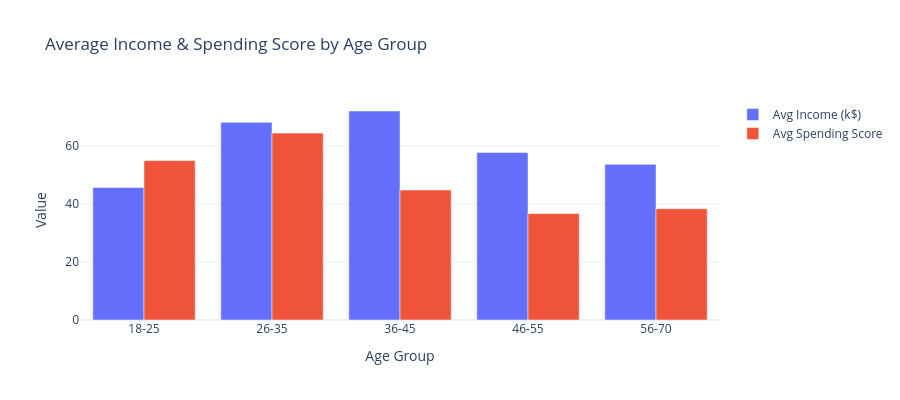

The code cell stored with this chart in its notebook:
### Markdown cell above
The five clusters are clearly visible. Notice that gender is fairly evenly distributed across all clusters. The segmentation is driven by income and spending behavior, not gender.

### 3.2.2 Grouped Bar Chart: Average Income & Spending by Age Group

Next we aggregate by age group to see how financial behavior varies across demographics. We compute the mean Income and mean Spending Score per age bin, then use a grouped bar chart to compare them side by side.

### Code cell
# Grouped Bar Chart: Average Income & Spending Score by Age Group
agg = df.groupby("AgeGroup", observed=True)[["Income", "SpendingScore"]].mean().reset_index()

fig_bar = go.Figure()
fig_bar.add_trace(go.Bar(
    x=agg["AgeGroup"], y=agg["Income"],
    name="Avg Income (k$)", marker_color="#636EFA"
))
fig_bar.add_trace(go.Bar(
    x=agg["AgeGroup"], y=agg["SpendingScore"],
    name="Avg Spending Score", marker_color="#EF553B"
))
fig_bar.update_layout(
    barmode="group",
    title="Average Income & Spending Score by Age Group",
    xaxis_title="Age Group",
    yaxis_title="Value",
    template="plotly_white",
    height=400,
)
fig_bar.show()

### Figure 1 — Plotly figure (JSON) as saved in the notebook; plotly's stock layout.template omitted (floating-point values rounded to 4 significant figures)
{"data": [{"marker": {"color": "#636EFA"}, "name": "Avg Income (k$)", "type": "bar", "x": ["18-25", "26-35", "36-45", "46-55", "56-70"], "y": [45.68, 68.15, 72.06, 57.73, 53.69]}, {"marker": {"color": "#EF553B"}, "name": "Avg Spending Score", "type": "bar", "x": ["18-25", "26-35", "36-45", "46-55", "56-70"], "y": [54.95, 64.45, 44.83, 36.7, 38.38]}], "layout": {"barmode": "group", "height": 400, "title": {"text": "Average Income & Spending Score by Age Group"}, "xaxis": {"title": {"text": "Age Group"}}, "yaxis": {"title": {"text": "Value"}}}}
